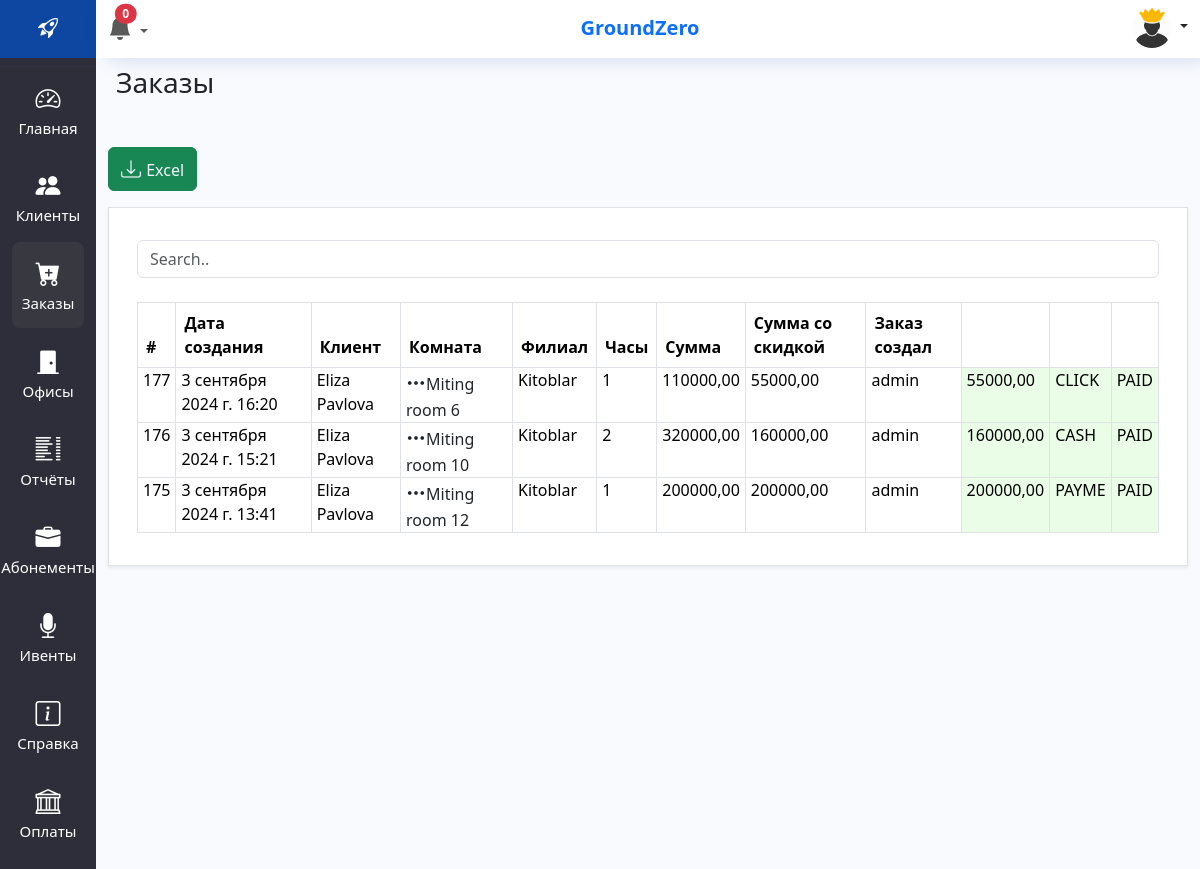
Screenshot of /orders/ (signed in) with the database file from the repository.
### crm/models.py (models this page shows, shortened)
class Order(models.Model):
    objects = None
    PAYMENT_STATUS = [('PAID', 'ОПЛАЧЕН'), ('UNPAID', 'НЕОПЛАЧЕН')]
    client = models.ForeignKey(Client, to_field="telegram_id", on_delete=models.CASCADE, verbose_name='Клиент')
    filial = models.ForeignKey(Filial, on_delete=models.CASCADE)
    product = models.ForeignKey(Rooms, on_delete=models.CASCADE)
    hour = models.PositiveSmallIntegerField(verbose_name='Длительность')
    payment_status = models.CharField(choices=PAYMENT_STATUS, max_length=30, verbose_name="Статус оплаты", default="UNPAID")
    summa = models.DecimalField(decimal_places=2, max_digits=12, verbose_name='Сумма', blank=True, null=True)
    summa_with_discount = models.DecimalField(decimal_places=2, max_digits=12, verbose_name='Сумма со скидкой',blank=True, null=True)
    order_start = models.DateTimeField(verbose_name='Бронировать от :')
    order_end = models.DateTimeField(verbose_name='Бронировать до :')
    added_user = models.ForeignKey(settings.AUTH_USER_MODEL, on_delete=models.CASCADE, null=True, blank=True)
    pay_accept_user = models.TextField(null=True, blank=True)
    comment = models.TextField(null=True, blank=True, verbose_name='Комментария')
    is_deleted = models.BooleanField(default=False)
    created_at = models.DateTimeField(default=django.utils.timezone.now, verbose_name='Дата создания')
    discount = models.PositiveSmallIntegerField(default=0)
    payment_detail = models.ForeignKey(ClickTransaction, on_delete=models.SET_NULL, null=True, blank=True)
    class Meta:
        verbose_name = 'Заказ'
        verbose_name_plural = 'Заказы'

class Client(models.Model):
    objects = None
    profs = [
        ("Programmer", "Программист"),
        ("Web developer", "Веб - разработчик"),
        ("Graphic designer", "Графический дизайнер"),
        ("Web designer", "Веб дизайнер"),
        ("UX/UI designer", "UX / UI дизайнер"),
        ("Marketer", "Маркетолог"),
        ("Advertising specialist", "Специалист по рекламе"),
        ("Writer", "Писатель"),
        ("Copywriter", "Копирайтер"),
        ("Editor", "Редактор"),
        ("Journalist", "Журналист"),
        ("Photographer", "Фотограф"),
        ("Videographer", "Видеограф"),
        ("Business consultant", "Бизнес консультант"),
        ("HR consultant", "HR консультант"),
        ("IT consultant", "IT консультант"),
        ("Startupper", "Стартапер"),
        ("Project manager", "Менеджер проекта"),
        ("Financial analyst", "Финансовые аналитик"),
        ("Accountant", "Бухгалтер"),
        ("SMM specialist", "Специалист по SMM"),
        ("Architect", "Архитектор"),
        ("Engineer", "Инженер"),
        ("Lawyer", "Юрист"),
        ("Legal consultant", "Консультант по праву"),
        ("Researcher", "Исследователь"),
        ("Analyst", "Аналитик"),
        ("Online teacher training", "Учитель онлайн обучение"),
        ("Coaching trainer", "Коучинг тренер"),
        ("Recruiter", "Рекрутер"),
        ("HR specialist", "HR специалист"),
        ("DJ", "Диджей"),
        ("Music producer", "Музыкальные продюсер"),
        ("Event manager", "Эвент - менеджер"),
        ("Event organizer", "Организатор мероприятий"),
        ("Other", 'Другое')]
    name = models.CharField(max_length=50, verbose_name='Имя')
    surname = models.CharField(max_length=50, verbose_name='Фамилия')
    telegram_id = models.TextField(max_length=100, verbose_name='ИД клиента', unique=True)
    image = models.ImageField(upload_to='images/', null=True, blank=True, verbose_name='Фото клиента')
    phone = models.CharField(max_length=20, verbose_name='Контакты', null=True, blank=True)
    comment = models.TextField(verbose_name='Комментария', null=True, blank=True)
    docs = models.FileField(upload_to='docs/users', null=True, blank=True, verbose_name='Документы')
    added_user = models.ForeignKey(settings.AUTH_USER_MODEL, on_delete=models.CASCADE, null=True, blank=True)
    created_at = models.DateTimeField(auto_now_add=True, verbose_name='Дата создания')
    discount = models.SmallIntegerField(default=0, verbose_name='Скидка %')
    email = models.EmailField(blank=True, null=True, verbose_name='Email')
    auto_loyalty = models.BooleanField(default=True)
    loyalty = models.PositiveSmallIntegerField(default=1, verbose_name='Стаж клиента/день')
    activity = models.PositiveSmallIntegerField(default=4, verbose_name='Индекс активности')
    is_banned = models.BooleanField(blank=True, null=True, default=False, verbose_name='Забанен-ли?')
    otp = models.IntegerField(null=True, blank=True)
    profession = models.CharField(choices=profs, max_length=40, null=True, blank=True, verbose_name='Профессия')
    def get_absolute_url(self):
        return reverse('client', kwargs={'tg_id': self.telegram_id})
    def file_link(self):
        if self.docs:
            return self.docs.url
    file_link.allow_tags = True
    def __str__(self):
        return f"{self.name} {self.surname}"
    class Meta:
        verbose_name = 'Клиент'
        verbose_name_plural = 'Клиенты'

class Rooms(models.Model):
    objects = None
    filial = models.ForeignKey(Filial, on_delete=models.CASCADE)
    category = models.ForeignKey(Category, on_delete=models.CASCADE)
    title = models.CharField(max_length=255)
    persons = models.PositiveIntegerField()
    area = models.PositiveIntegerField(verbose_name='Площадь kv/m', blank=True, null=True)
    is_working = models.BooleanField(default=False)
    def __str__(self):
        return f"{self.title}"
    class Meta:
        verbose_name = 'Помещения в филиалах'
        verbose_name_plural = '4 Помещении в филиалах'

class Filial(models.Model):
    objects = None
    title = models.CharField(max_length=50)
    is_active = models.BooleanField(default=True)
    created_at = models.DateTimeField(auto_now_add=True)
    token = models.CharField(max_length=20)
    company = models.ForeignKey(Company, on_delete=models.SET_NULL, verbose_name='Компания', blank=True, null=True)
    images = models.ImageField(upload_to='images/branches/', null=True, blank=True, verbose_name='Фото филиала')
    address = models.CharField(max_length=255, blank=True, null=True, verbose_name="Адрес центра")
    lat = models.FloatField(max_length=255, blank=True, null=True)
    lang = models.FloatField(max_length=255, blank=True, null=True)
    def __str__(self):
        return self.title
    class Meta:
        verbose_name = 'Филиал'
        verbose_name_plural = '2 Филиалы'

class Payments(models.Model):
    CLICK = 'CLICK'
    PAYME = "PAYME"
    CASH = 'CASH'
    UZUM = 'UZUM'
    PAYMENTS = [(CLICK, CLICK), (PAYME, PAYME), (CASH, CASH), (UZUM, UZUM)]
    PAYMENT_STATUS = [('PAID', 'ОПЛАЧЕН'), ('UNPAID', 'НЕОПЛАЧЕН')]
    payment = models.CharField(choices=PAYMENTS, blank=True, max_length=30, null=True, verbose_name='Тип оплаты')
    payment_status = models.CharField(choices=PAYMENT_STATUS, max_length=30, verbose_name="Статус оплаты",
                                      default="PAID")
    summa = models.DecimalField(decimal_places=2, max_digits=12, verbose_name='Сумма', blank=True, null=True)
    order = models.ForeignKey(Order, on_delete=models.CASCADE, blank=True, null=True, verbose_name='Комната',
                              related_name="payments")
    abonement = models.ForeignKey(AbonementBuyList, on_delete=models.CASCADE, blank=True, null=True,
                                  verbose_name='абонемент')
    officeRent = models.ForeignKey(OfficeRent, on_delete=models.CASCADE, blank=True, null=True, verbose_name='аренда')
    created_at = models.DateTimeField(auto_now_add=True)
    added_user = models.ForeignKey(settings.AUTH_USER_MODEL, on_delete=models.CASCADE, blank=True, null=True)
    class Meta:
        verbose_name = 'Оплата'
        verbose_name_plural = 'Оплаты'

### crm/views.py (the view)
# urls.py: path('orders/', OrdersView.as_view(), name='orders'),
class OrdersView(ListView):
    model = Order
    template_name = 'crm/orders.html'
    extra_context = {'title': 'Заказы', 'selectMenu': 'orders'}
    context_object_name = 'orders'
    def get_queryset(self):
        orders = Order.objects.all().order_by('-created_at')
        orders = orders.prefetch_related('payments')
        return orders
    def get_context_data(self, **kwargs):
        context = super().get_context_data(**kwargs)
        for order in context['orders']:
            order.payment_info = order.payments.latest('created_at') if order.payments.exists() else None
        return context
    @method_decorator(never_cache)
    def dispatch(self, *args, **kwargs):
        return super().dispatch(*args, **kwargs)

### crm/context_processor.py (called while the page is built)
def deactivete_subscribtion(request):
    eski_abonents = AbonementBuyList.objects.filter(subscription_end__lt=datetime.date.today()).update(is_active=False)
    OfficeRent.objects.filter(rent_end__lt=datetime.date.today()).update(is_active=False)
    Events.objects.filter(event_start_date__lt=datetime.date.today()).update(status='COMPLETED')
    return {
        'eski_abonents': eski_abonents
    }

### crm/templates/crm/orders.html (shortened to what this page needs)
{% extends 'base.html' %}
{% block main %}
<h3 class="m-2 mb-5">{{title}}</h3>
    <div class="ml-0 mb-3">
        {% if user.is_superuser%}
        <button class="btn btn-success">
            <a href="{% url 'export_excel' %}"><i class="bi bi-download m-0"> </i>Excel</a>
        </button>
        {%endif%}
    </div>
<div class="mt-1 mb-3 p-3 button-container bg-white border shadow-sm">
    {% include 'crm/components/_order_table.html' %}
</div>
{% endblock main %}

### templates/components/_header.html (shortened to what this page needs)
{% load static %}
<div class="row header shadow-sm">
    <div class="col-sm-2 text-center" style="width: 8%;padding: 0;">
        <div class="mr-3 pt-2 pb-2 mb-0" style="background-color: #0D47A1;">
            <h3 class="logo">
                <a href="{% url 'index' %}" class="text-white fs-4 text-decoration-none">
                    <i class="bi bi-rocket-takeoff m-0 p-0"></i>
                </a>
            </h3>
        </div>
    </div>
    <div class="col-sm-10 text-center pt-2" style="width: 92%;box-shadow: #0d47a133 10px 1px 22px -2px;">
        <div class="d-grid gap-2 d-md-flex justify-content-md-between">
            {% include 'crm/components/notifications.html' %}
            <span class="text-primary" style="font-size:20px;display: flex; align-items: center"><strong>{{ user.groups.all.0.name }}</strong></span>
            <div class="nav-item dropdown">
                <a class="nav-link dropdown-toggle" href="#" role="button" data-bs-toggle="dropdown"
                   aria-expanded="false">
                    {% if user.is_superuser %}
                    <img src="{% static 'admin_icon.jpg' %}" alt="" class='rounded-circle' style="width:40px">
                    {% else %}
                    <img src="{% static 'user.png' %}" alt="" class='rounded-circle' style="width:40px">
                    {% endif %}
                </a>
            </div>
        </div>
    </div>
</div>

### crm/templates/crm/components/_order_table.html (shortened to what this page needs)
{% load static %}
<div class="container mt-3" style="max-width:100%">
    <input class="form-control" id="myInput" type="text" placeholder="Search..">
    <br>
    <table class="table table-bordered table-hover">
        <thead>
        <tr>
            <th>#</th>
            <th>Дата создания</th>
            <th>Клиент</th>
            <th>Комната</th>
            <th>Филиал</th>
            <th>Часы</th>
            <th>Сумма</th>
            <th>Сумма со скидкой</th>
            <th>Заказ создал</th>
            <th></th>
            <th></th>
            <th></th>
        </tr>
        </thead>
        <tbody id="myTable">
        {% for o in orders %}
        <tr>
            <td style="padding:0px 5px">{{o.pk}}
            </td>
            <td style="padding:0px 5px">{{o.created_at}}</td>
            <td style="padding:0px 5px"><a href="{{ o.client.get_absolute_url }}" style="color:black;">{{o.client}}</a>
            </td>
            <td style="padding:0px 5px"><a href="" class="text-dark" data-bs-toggle="modal"
                                           data-bs-target="#order{{o.pk}}"><i
                    class="bi bi-three-dots"></i>{{o.product}}</a>
            <td style="padding:0px 5px">{{ o.filial }}</td>
            <td style="padding:0px 5px">{{ o.hour }}</td>
            <td style="padding:0px 5px">
                {{ o.summa }}
            </td>
            <td style="padding:0px 5px">
                {{ o.summa_with_discount }}
            </td>
            {% if o.added_user %}
            <td style="padding:0px 5px">{{ o.added_user }}</td>
            {% else %}
            <td style="padding:0px 5px">MobileApp</td>
            {% endif %}
            <td style="background-color:#33e9141a;padding:0px 5px">{{ o.payment_info.summa }}</td>
            <td style="background-color:#33e9141a;padding:0px 5px">{{ o.payment_info.payment }}</td>
            <td style="background-color:#33e9141a;padding:0px 5px">{{ o.payment_info.payment_status }}</td>
        </tr>
        {% endfor %}
        </tbody>
    </table>
</div>

### crm/static/css/style.css (style rules this page uses)
i { font-size: 20px; margin-right: 10px; }
a { text-decoration: none; color: aliceblue; }

### crm/static/css/send_notification.css (style rules this page uses)
button { font-family: inherit; font-size: 10px; background: royalblue; color: white; padding: 0.7em 1em; padding-left: 0.9em; display: flex; align-items: center; border: none; border-radius: 16px; overflow: hidden; transition: all 0.2s; }

### rows the page displays
Order: pk "177", created_at "3 сентября 2024 г. 16:20", client "Eliza Pavlova", product "Miting room 6", filial "Kitoblar", hour "1", summa "110000,00", summa_with_discount "55000,00", added_user "admin", payment_info.summa "55000,00", payment_info.payment "CLICK", payment_info.payment_status "PAID"
Order: pk "176", created_at "3 сентября 2024 г. 15:21", client "Eliza Pavlova", product "Miting room 10", filial "Kitoblar", hour "2", summa "320000,00", summa_with_discount "160000,00", added_user "admin", payment_info.summa "160000,00", payment_info.payment "CASH", payment_info.payment_status "PAID"
Order: pk "175", created_at "3 сентября 2024 г. 13:41", client "Eliza Pavlova", product "Miting room 12", filial "Kitoblar", hour "1", summa "200000,00", summa_with_discount "200000,00", added_user "admin", payment_info.summa "200000,00", payment_info.payment "PAYME", payment_info.payment_status "PAID"

### other values shown
{{ counts }} "0"
{{ user.groups.all.0.name }} "GroundZero"
{{ title }} "Заказы"
